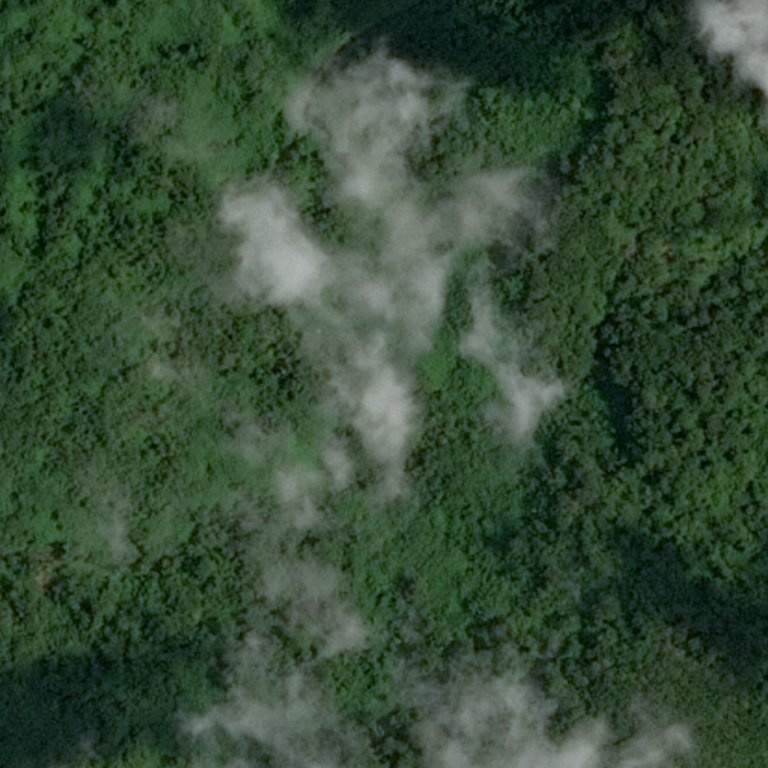
#> input picture forest_or_desert/images/test_image_00.jpg, 768 x 768 px
$ python task_1.py
#> lines starting #> are read from the running program, lines starting #| are printed output that depends on the picture
import matplotlib.pyplot as plt
import numpy as np
import cv2
import operator


def initialize_image(path='images/test_image_00.jpg'):
    """Инициализирует изображение и преобразует его в RGB"""
#> called with path = 'images/test_image_00.jpg'
    image = cv2.imread(path)
#> image is the input picture: shape (768, 768, 3); mean B, G, R 54, 75.5, 54
    image = cv2.cvtColor(image, cv2.COLOR_BGR2RGB)
    return image


def plot_image(image):
    """Выводит изображение, гистограмму и определяет принадлежность к пустыне или лесу"""
    plt.figure(figsize=(15, 9))

    # Строим гистограмму
    plt.subplot(212)
    plt.title('Гистограмма изображения')
    color = ('r', 'g', 'b')
    data = {}
    for i, col in enumerate(color):
        hist = cv2.calcHist([image], [i], None, [246], [10, 256])
        hist = np.concatenate((np.zeros((10, 1), dtype=np.float32), hist))
        data[col] = np.argmax(hist)
        plt.plot(hist, color=col)
        plt.xlim([10, 256])
#> after the loop, data = {'r': 49, 'g': 76, 'b': 48}

    # Выводим исходную картинку с результатом лес/пустыня
    result = forest_or_desert(data)
#> in forest_or_desert, `key = max(data.items(), key=operator.itemgetter(1))[0]`: key = 'g'
#> result = 'Это - лес'
    plt.subplot(211).set_title(result)
    plt.subplot(211).imshow(image)

    plt.show()
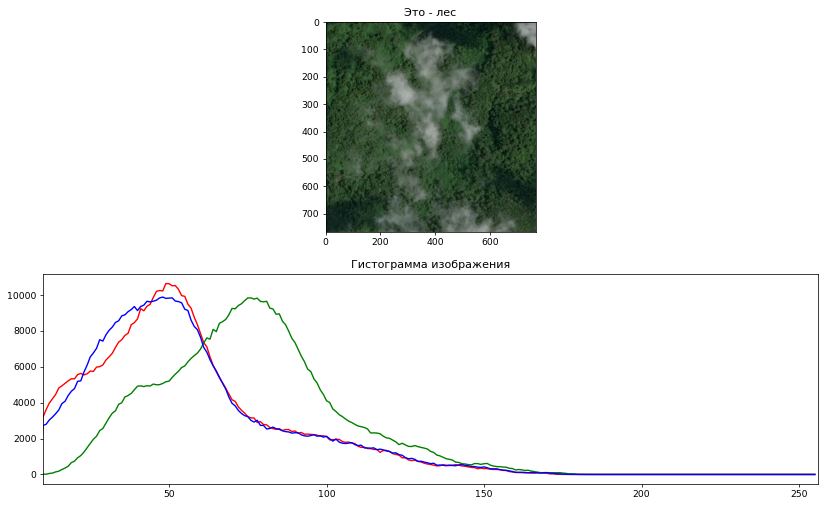
#> figure drawn by matplotlib, 2 panels; panel 1: curve peaks at x = 49, y = 10645; panel 1: curve peaks at x = 76, y = 9844; panel 1: curve peaks at x = 48, y = 9892


def forest_or_desert(data):
    """Определяет лес или пустыню по максимальному значению в словаре"""
    key = max(data.items(), key=operator.itemgetter(1))[0]
    if key == 'r':
        return 'Это - пустыня'
    elif key == 'g':
        return 'Это - лес'


image = initialize_image('images/test_image_00.jpg')
plot_image(image)

$ run again, with forest_or_desert/images/test_image_01.jpg copied over forest_or_desert/images/test_image_00.jpg
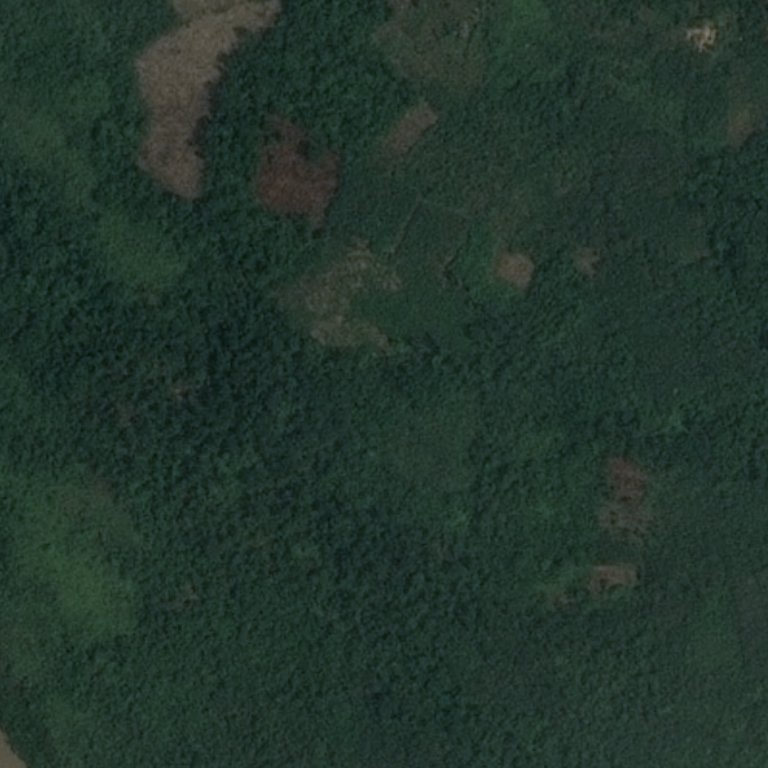
#> input picture forest_or_desert/images/test_image_01.jpg, 768 x 768 px
#> in initialize_image, image is the input picture: shape (768, 768, 3); mean B, G, R 44.2, 53.4, 34.6
#> after the loop in plot_image, `for i, col in enumerate(color):`: data = {'r': 33, 'g': 53, 'b': 45}
#> key = 'g'
#> result = 'Это - лес'
#> in plot_image, `plt.show()`:
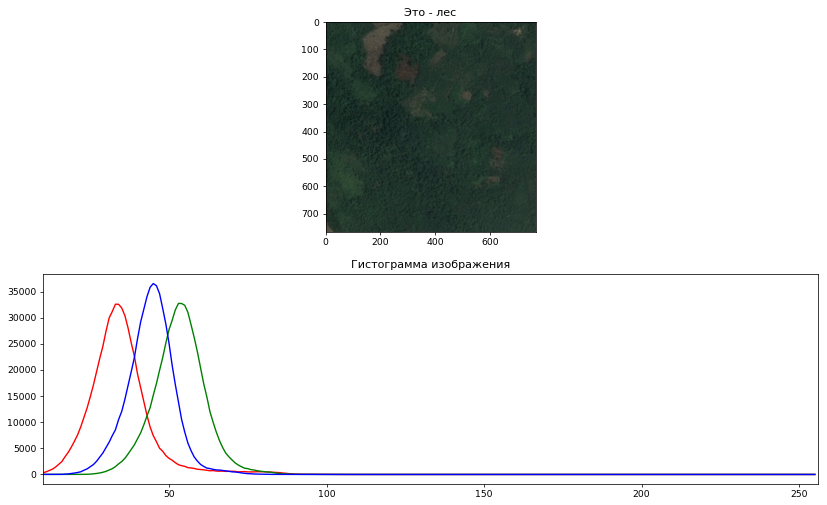
#> figure drawn by matplotlib, 2 panels; panel 1: curve peaks at x = 33, y = 32586; panel 1: curve peaks at x = 53, y = 32737; panel 1: curve peaks at x = 45, y = 36537

$ run again, with forest_or_desert/images/test_image_02.jpg copied over forest_or_desert/images/test_image_00.jpg
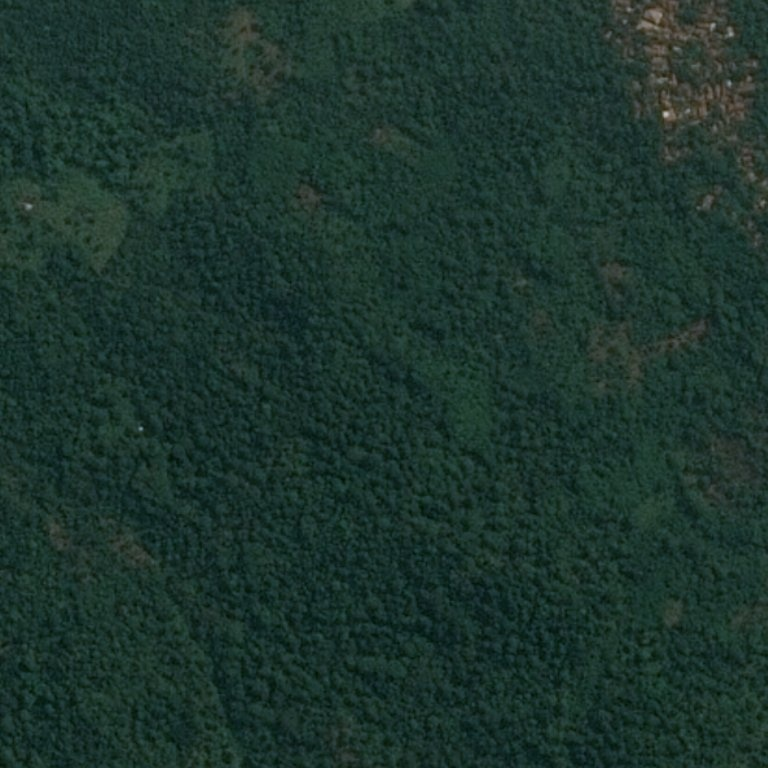
#> input picture forest_or_desert/images/test_image_02.jpg, 768 x 768 px
#> in initialize_image, image is the input picture: shape (768, 768, 3); mean B, G, R 44.9, 52.6, 28.7
#> after the loop in plot_image, `for i, col in enumerate(color):`: data = {'r': 29, 'g': 54, 'b': 48}
#> key = 'g'
#> result = 'Это - лес'
#> in plot_image, `plt.show()`:
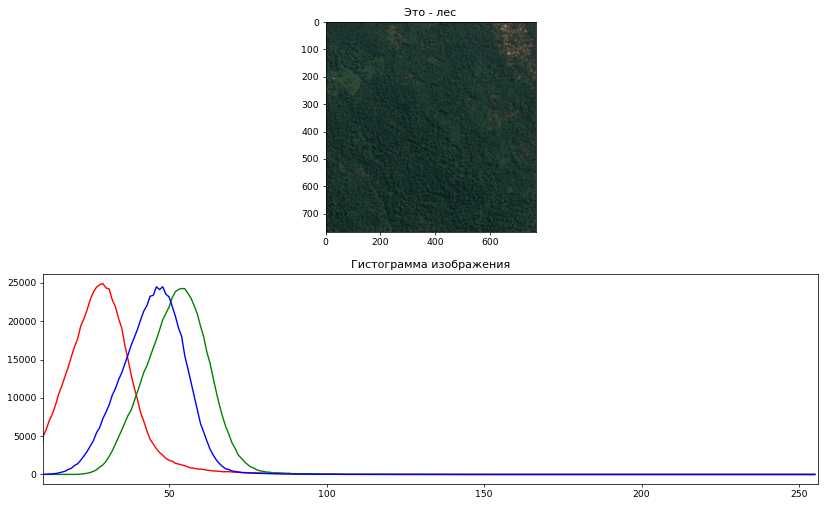
#> figure drawn by matplotlib, 2 panels; panel 1: curve peaks at x = 29, y = 24921; panel 1: curve peaks at x = 54, y = 24267; panel 1: curve peaks at x = 48, y = 24505

$ run again, with forest_or_desert/images/test_image_03.jpg copied over forest_or_desert/images/test_image_00.jpg
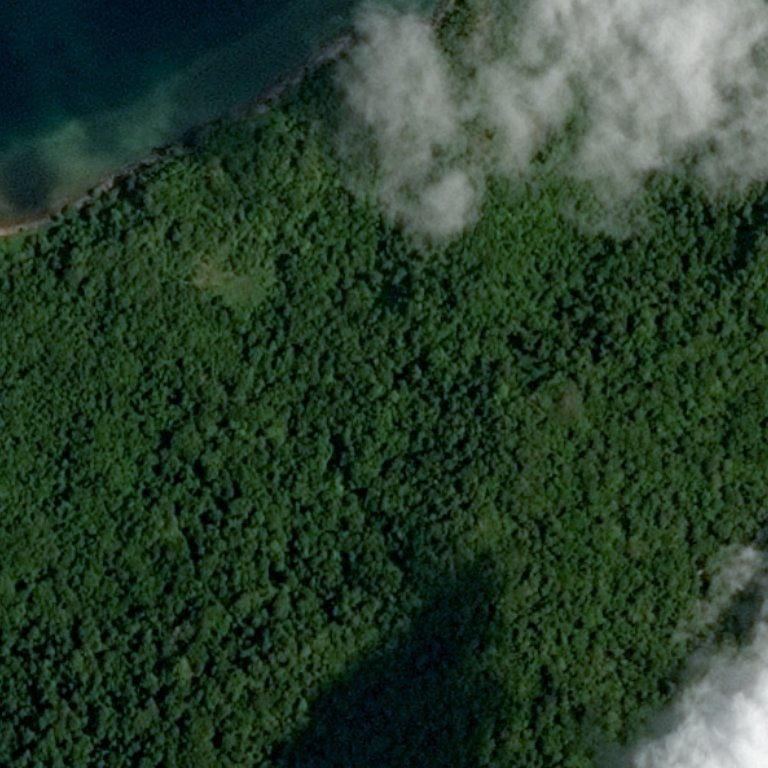
#> input picture forest_or_desert/images/test_image_03.jpg, 768 x 768 px
#> in initialize_image, image is the input picture: shape (768, 768, 3); mean B, G, R 44.3, 62.5, 41.4
#> after the loop in plot_image, `for i, col in enumerate(color):`: data = {'r': 35, 'g': 64, 'b': 37}
#> key = 'g'
#> result = 'Это - лес'
#> in plot_image, `plt.show()`:
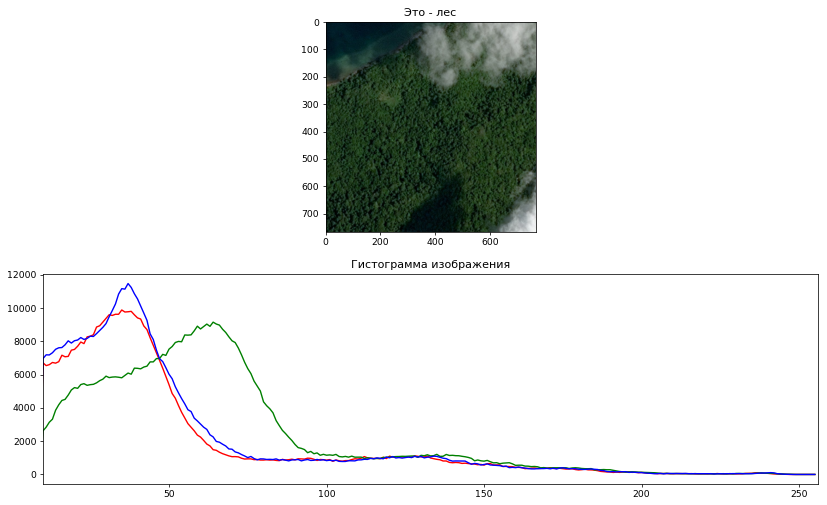
#> figure drawn by matplotlib, 2 panels; panel 1: curve peaks at x = 35, y = 9887; panel 1: curve peaks at x = 64, y = 9156; panel 1: curve peaks at x = 37, y = 11476
